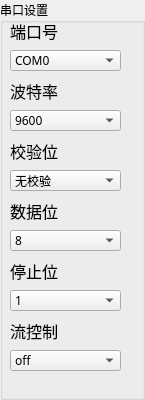
   <widget class="QGroupBox" name="PortSettingsGB">
    <property name="geometry">
     <rect>
      <x>9</x>
      <y>9</y>
      <width>145</width>
      <height>400</height>
     </rect>
    </property>
    <property name="minimumSize">
     <size>
      <width>145</width>
      <height>400</height>
     </size>
    </property>
    <property name="maximumSize">
     <size>
      <width>146</width>
      <height>450</height>
     </size>
    </property>
    <property name="font">
     <font>
      <family>微软雅黑</family>
     </font>
    </property>
    <property name="title">
     <string>串口设置</string>
    </property>
    <widget class="QComboBox" name="FlowCtrlCB">
     <property name="geometry">
      <rect>
       <x>10</x>
       <y>350</y>
       <width>111</width>
       <height>21</height>
      </rect>
     </property>
     <property name="statusTip">
      <string>Select flowctrl</string>
     </property>
     <item>
      <property name="text">
       <string>off</string>
      </property>
     </item>
     <item>
      <property name="text">
       <string>hardware</string>
      </property>
     </item>
     <item>
      <property name="text">
       <string>xonxoff</string>
      </property>
     </item>
    </widget>
    <widget class="QLabel" name="FlowCtrlLabel">
     <property name="geometry">
      <rect>
       <x>10</x>
       <y>320</y>
       <width>54</width>
       <height>21</height>
      </rect>
     </property>
     <property name="font">
      <font>
       <family>微软雅黑</family>
       <pointsize>12</pointsize>
      </font>
     </property>
     <property name="text">
      <string>流控制</string>
     </property>
    </widget>
    <widget class="QLabel" name="StopBitsLabel">
     <property name="geometry">
      <rect>
       <x>10</x>
       <y>260</y>
       <width>54</width>
       <height>21</height>
      </rect>
     </property>
     <property name="font">
      <font>
       <family>微软雅黑</family>
       <pointsize>12</pointsize>
      </font>
     </property>
     <property name="text">
      <string>停止位</string>
     </property>
    </widget>
    <widget class="QComboBox" name="DataBitsCB">
     <property name="geometry">
      <rect>
       <x>10</x>
       <y>230</y>
       <width>111</width>
       <height>21</height>
      </rect>
     </property>
     <property name="statusTip">
      <string>Select databits</string>
     </property>
     <item>
      <property name="text">
       <string>8</string>
      </property>
     </item>
     <item>
      <property name="text">
       <string>7</string>
      </property>
     </item>
     <item>
      <property name="text">
       <string>6</string>
      </property>
     </item>
     <item>
      <property name="text">
       <string>5</string>
      </property>
     </item>
    </widget>
    <widget class="QComboBox" name="StopBitsCB">
     <property name="geometry">
      <rect>
       <x>10</x>
       <y>290</y>
       <width>111</width>
       <height>21</height>
      </rect>
     </property>
     <property name="statusTip">
      <string>Select stopbits</string>
     </property>
     <item>
      <property name="text">
       <string>1</string>
      </property>
     </item>
     <item>
      <property name="text">
       <string>1.5</string>
      </property>
     </item>
     <item>
      <property name="text">
       <string>2</string>
      </property>
     </item>
    </widget>
    <widget class="QLabel" name="DataBitsLabel">
     <property name="geometry">
      <rect>
       <x>10</x>
       <y>200</y>
       <width>54</width>
       <height>21</height>
      </rect>
     </property>
     <property name="font">
      <font>
       <family>微软雅黑</family>
       <pointsize>12</pointsize>
      </font>
     </property>
     <property name="text">
      <string>数据位</string>
     </property>
    </widget>
    <widget class="QLabel" name="ParityLabel">
     <property name="geometry">
      <rect>
       <x>10</x>
       <y>140</y>
       <width>54</width>
       <height>21</height>
      </rect>
     </property>
     <property name="font">
      <font>
       <family>微软雅黑</family>
       <pointsize>12</pointsize>
      </font>
     </property>
     <property name="text">
      <string>校验位</string>
     </property>
    </widget>
    <widget class="QComboBox" name="ParityCB">
     <property name="geometry">
      <rect>
       <x>10</x>
       <y>170</y>
       <width>111</width>
       <height>21</height>
      </rect>
     </property>
     <property name="statusTip">
      <string>Select parity</string>
     </property>
     <item>
      <property name="text">
       <string>无校验</string>
      </property>
     </item>
     <item>
      <property name="text">
       <string>奇校验</string>
      </property>
     </item>
     <item>
      <property name="text">
       <string>偶校验</string>
      </property>
     </item>
    </widget>
    <widget class="QComboBox" name="BAUDCB">
     <property name="geometry">
      <rect>
       <x>10</x>
       <y>110</y>
       <width>111</width>
       <height>21</height>
      </rect>
     </property>
     <property name="statusTip">
      <string>Select baudrate</string>
     </property>
     <item>
      <property name="text">
       <string>9600</string>
      </property>
     </item>
     <item>
      <property name="text">
       <string>115200</string>
      </property>
     </item>
     <item>
      <property name="text">
       <string>57600</string>
      </property>
     </item>
     <item>
      <property name="text">
       <string>38400</string>
      </property>
     </item>
     <item>
      <property name="text">
       <string>19200</string>
      </property>
     </item>
     <item>
      <property name="text">
       <string>4800</string>
      </property>
     </item>
     <item>
      <property name="text">
       <string>2400</string>
      </property>
     </item>
     <item>
      <property name="text">
       <string>1200</string>
      </property>
     </item>
    </widget>
    <widget class="QLabel" name="BaudLabel">
     <property name="geometry">
      <rect>
       <x>10</x>
       <y>80</y>
       <width>54</width>
       <height>21</height>
      </rect>
     </property>
     <property name="font">
      <font>
       <family>微软雅黑</family>
       <pointsize>12</pointsize>
      </font>
     </property>
     <property name="text">
      <string>波特率</string>
     </property>
    </widget>
    <widget class="QLabel" name="COMLabel">
     <property name="geometry">
      <rect>
       <x>10</x>
       <y>20</y>
       <width>54</width>
       <height>21</height>
      </rect>
     </property>
     <property name="font">
      <font>
       <family>微软雅黑</family>
       <pointsize>12</pointsize>
      </font>
     </property>
     <property name="text">
      <string>端口号</string>
     </property>
    </widget>
    <widget class="QComboBox" name="COMCB">
     <property name="geometry">
      <rect>
       <x>10</x>
       <y>50</y>
       <width>111</width>
       <height>21</height>
      </rect>
     </property>
     <property name="statusTip">
      <string>Select port </string>
     </property>
     <item>
      <property name="text">
       <string>COM0</string>
      </property>
     </item>
     <item>
      <property name="text">
       <string>COM1</string>
      </property>
     </item>
     <item>
      <property name="text">
       <string>COM2</string>
      </property>
     </item>
     <item>
      <property name="text">
       <string>COM3</string>
      </property>
     </item>
     <item>
      <property name="text">
       <string>COM4</string>
      </property>
     </item>
     <item>
      <property name="text">
       <string>COM5</string>
      </property>
     </item>
     <item>
      <property name="text">
       <string>COM6</string>
      </property>
     </item>
     <item>
      <property name="text">
       <string>COM7</string>
      </property>
     </item>
     <item>
      <property name="text">
       <string>COM8</string>
      </property>
     </item>
     <item>
      <property name="text">
       <string>COM9</string>
      </property>
     </item>
     <item>
      <property name="text">
       <string>COM10</string>
      </property>
     </item>
     <item>
      <property name="text">
       <string>COM11</string>
      </property>
     </item>
     <item>
      <property name="text">
       <string>COM12</string>
      </property>
     </item>
     <item>
      <property name="text">
       <string>COM13</string>
      </property>
     </item>
     <item>
      <property name="text">
       <string>COM14</string>
      </property>
     </item>
     <item>
      <property name="text">
       <string>COM15</string>
      </property>
     </item>
     <item>
      <property name="text">
       <string>COM16</string>
      </property>
     </item>
     <item>
      <property name="text">
       <string>COM17</string>
      </property>
     </item>
     <item>
      <property name="text">
       <string>COM18</string>
      </property>
     </item>
     <item>
      <property name="text">
       <string>COM19</string>
      </property>
     </item>
     <item>
      <property name="text">
       <string>COM20</string>
      </property>
     </item>
     <item>
      <property name="text">
       <string>COM21</string>
      </property>
     </item>
     <item>
      <property name="text">
       <string>COM22</string>
      </property>
     </item>
     <item>
      <property name="text">
       <string>COM23</string>
      </property>
     </item>
     <item>
      <property name="text">
       <string>COM24</string>
      </property>
     </item>
     <item>
      <property name="text">
       <string>COM25</string>
      </property>
     </item>
     <item>
      <property name="text">
       <string>COM26</string>
      </property>
     </item>
     <item>
      <property name="text">
       <string>COM27</string>
      </property>
     </item>
     <item>
      <property name="text">
       <string>COM28</string>
      </property>
     </item>
     <item>
      <property name="text">
       <string>COM29</string>
      </property>
     </item>
     <item>
      <property name="text">
       <string>COM30</string>
      </property>
     </item>
     <item>
      <property name="text">
       <string>COM31</string>
      </property>
     </item>
     <item>
      <property name="text">
       <string>COM32</string>
      </property>
     </item>
     <item>
      <property name="text">
       <string>COM33</string>
      </property>
     </item>
     <item>
      <property name="text">
       <string>COM34</string>
      </property>
     </item>
     <item>
      <property name="text">
       <string>COM35</string>
      </property>
     </item>
     <item>
      <property name="text">
       <string>COM36</string>
      </property>
     </item>
     <item>
      <property name="text">
       <string>COM37</string>
      </property>
     </item>
     <item>
      <property name="text">
       <string>COM38</string>
      </property>
     </item>
     <item>
      <property name="text">
       <string>COM39</string>
      </property>
     </item>
     <item>
      <property name="text">
       <string>COM40</string>
      </property>
     </item>
     <item>
      <property name="text">
       <string>COM41</string>
      </property>
     </item>
     <item>
      <property name="text">
       <string>COM42</string>
      </property>
     </item>
     <item>
      <property name="text">
       <string>COM43</string>
      </property>
     </item>
     <item>
      <property name="text">
       <string>COM44</string>
      </property>
     </item>
     <item>
      <property name="text">
       <string>COM45</string>
      </property>
     </item>
     <item>
      <property name="text">
       <string>COM46</string>
      </property>
     </item>
     <item>
      <property name="text">
       <string>COM47</string>
      </property>
     </item>
     <item>
      <property name="text">
       <string>COM48</string>
      </property>
     </item>
     <item>
      <property name="text">
       <string>COM49</string>
      </property>
     </item>
     <item>
      <property name="text">
       <string>COM50</string>
      </property>
     </item>
     <item>
      <property name="text">
       <string>COM51</string>
      </property>
     </item>
     <item>
      <property name="text">
       <string>COM52</string>
      </property>
     </item>
     <item>
      <property name="text">
       <string>COM53</string>
      </property>
     </item>
     <item>
      <property name="text">
       <string>COM54</string>
      </property>
     </item>
     <item>
      <property name="text">
       <string>COM55</string>
      </property>
     </item>
     <item>
      <property name="text">
       <string>COM56</string>
      </property>
     </item>
     <item>
      <property name="text">
       <string>COM57</string>
      </property>
     </item>
     <item>
      <property name="text">
       <string>COM58</string>
      </property>
     </item>
     <item>
      <property name="text">
       <string>COM59</string>
      </property>
     </item>
     <item>
      <property name="text">
       <string>COM60</string>
      </property>
     </item>
     <item>
      <property name="text">
       <string>COM61</string>
      </property>
     </item>
     <item>
      <property name="text">
       <string>COM62</string>
      </property>
     </item>
     <item>
      <property name="text">
       <string>COM63</string>
      </property>
     </item>
     <item>
      <property name="text">
       <string>COM64</string>
      </property>
     </item>
     <item>
      <property name="text">
       <string>COM65</string>
      </property>
     </item>
     <item>
      <property name="text">
       <string>COM66</string>
      </property>
     </item>
     <item>
      <property name="text">
       <string>COM67</string>
      </property>
     </item>
     <item>
      <property name="text">
       <string>COM68</string>
      </property>
     </item>
     <item>
      <property name="text">
       <string>COM69</string>
      </property>
     </item>
     <item>
      <property name="text">
       <string>COM70</string>
      </property>
     </item>
     <item>
      <property name="text">
       <string>COM71</string>
      </property>
     </item>
     <item>
      <property name="text">
       <string>COM72</string>
      </property>
     </item>
     <item>
      <property name="text">
       <string>COM73</string>
      </property>
     </item>
     <item>
      <property name="text">
       <string>COM74</string>
      </property>
     </item>
     <item>
      <property name="text">
       <string>COM75</string>
      </property>
     </item>
     <item>
      <property name="text">
       <string>COM76</string>
      </property>
     </item>
     <item>
      <property name="text">
       <string>COM77</string>
      </property>
     </item>
     <item>
      <property name="text">
       <string>COM78</string>
      </property>
     </item>
     <item>
      <property name="text">
       <string>COM79</string>
      </property>
     </item>
     <item>
      <property name="text">
       <string>COM80</string>
      </property>
     </item>
     <item>
      <property name="text">
       <string>COM81</string>
      </property>
     </item>
     <item>
      <property name="text">
       <string>COM82</string>
      </property>
     </item>
     <item>
      <property name="text">
       <string>COM83</string>
      </property>
     </item>
     <item>
      <property name="text">
       <string>COM84</string>
      </property>
     </item>
     <item>
      <property name="text">
       <string>COM85</string>
      </property>
     </item>
     <item>
      <property name="text">
       <string>COM86</string>
      </property>
     </item>
     <item>
      <property name="text">
       <string>COM87</string>
      </property>
     </item>
     <item>
      <property name="text">
       <string>COM88</string>
      </property>
     </item>
     <item>
      <property name="text">
       <string>COM89</string>
      </property>
     </item>
     <item>
      <property name="text">
       <string>COM90</string>
      </property>
     </item>
     <item>
      <property name="text">
       <string>COM91</string>
      </property>
     </item>
     <item>
      <property name="text">
       <string>COM92</string>
      </property>
     </item>
     <item>
      <property name="text">
       <string>COM93</string>
      </property>
     </item>
     <item>
      <property name="text">
       <string>COM93</string>
      </property>
     </item>
     <item>
      <property name="text">
       <string>COM95</string>
      </property>
     </item>
     <item>
      <property name="text">
       <string>COM96</string>
      </property>
     </item>
     <item>
      <property name="text">
       <string>COM97</string>
      </property>
     </item>
     <item>
      <property name="text">
       <string>COM98</string>
      </property>
     </item>
     <item>
      <property name="text">
       <string>COM99</string>
      </property>
     </item>
     <item>
      <property name="text">
       <string>COM100</string>
      </property>
     </item>
     <item>
      <property name="text">
       <string>COM101</string>
      </property>
     </item>
     <item>
      <property name="text">
       <string>COM102</string>
      </property>
     </item>
     <item>
      <property name="text">
       <string>COM103</string>
      </property>
     </item>
     <item>
      <property name="text">
       <string>COM104</string>
      </property>
     </item>
     <item>
      <property name="text">
       <string>COM105</string>
      </property>
     </item>
     <item>
      <property name="text">
       <string>COM106</string>
      </property>
     </item>
     <item>
      <property name="text">
       <string>COM107</string>
      </property>
     </item>
     <item>
      <property name="text">
       <string>COM108</string>
      </property>
     </item>
     <item>
      <property name="text">
       <string>COM109</string>
      </property>
     </item>
     <item>
      <property name="text">
       <string>COM110</string>
      </property>
     </item>
     <item>
      <property name="text">
       <string>COM111</string>
      </property>
     </item>
     <item>
      <property name="text">
       <string>COM112</string>
      </property>
     </item>
     <item>
      <property name="text">
       <string>COM113</string>
      </property>
     </item>
     <item>
      <property name="text">
       <string>COM114</string>
      </property>
     </item>
     <item>
      <property name="text">
       <string>COM115</string>
      </property>
     </item>
     <item>
      <property name="text">
       <string>COM116</string>
      </property>
     </item>
     <item>
      <property name="text">
       <string>COM116</string>
      </property>
     </item>
     <item>
      <property name="text">
       <string>COM117</string>
      </property>
     </item>
     <item>
      <property name="text">
       <string>COM118</string>
      </property>
     </item>
     <item>
      <property name="text">
       <string>COM119</string>
      </property>
     </item>
     <item>
      <property name="text">
       <string>COM120</string>
      </property>
     </item>
     <item>
      <property name="text">
       <string>COM121</string>
      </property>
     </item>
     <item>
      <property name="text">
       <string>COM122</string>
      </property>
     </item>
     <item>
      <property name="text">
       <string>COM123</string>
      </property>
     </item>
     <item>
      <property name="text">
       <string>COM124</string>
      </property>
     </item>
     <item>
      <property name="text">
       <string>COM125</string>
      </property>
     </item>
     <item>
      <property name="text">
       <string>COM126</string>
      </property>
     </item>
     <item>
      <property name="text">
       <string>COM127</string>
      </property>
     </item>
     <item>
      <property name="text">
       <string>COM128</string>
      </property>
     </item>
     <item>
      <property name="text">
       <string>COM129</string>
      </property>
     </item>
     <item>
      <property name="text">
       <string>COM130</string>
      </property>
     </item>
     <item>
      <property name="text">
       <string>COM131</string>
      </property>
     </item>
     <item>
      <property name="text">
       <string>COM132</string>
      </property>
     </item>
     <item>
      <property name="text">
       <string>COM133</string>
      </property>
     </item>
     <item>
      <property name="text">
       <string>COM134</string>
      </property>
     </item>
     <item>
      <property name="text">
       <string>COM135</string>
      </property>
     </item>
     <item>
      <property name="text">
       <string>COM136</string>
      </property>
     </item>
     <item>
      <property name="text">
       <string>COM137</string>
      </property>
     </item>
     <item>
      <property name="text">
       <string>COM138</string>
      </property>
     </item>
     <item>
      <property name="text">
       <string>COM139</string>
      </property>
     </item>
     <item>
      <property name="text">
       <string>COM140</string>
      </property>
     </item>
     <item>
      <property name="text">
       <string>COM141</string>
      </property>
     </item>
     <item>
      <property name="text">
       <string>COM142</string>
      </property>
     </item>
     <item>
      <property name="text">
       <string>COM143</string>
      </property>
     </item>
     <item>
      <property name="text">
       <string>COM144</string>
      </property>
     </item>
     <item>
      <property name="text">
       <string>COM145</string>
      </property>
     </item>
     <item>
      <property name="text">
       <string>COM146</string>
      </property>
     </item>
     <item>
      <property name="text">
       <string>COM147</string>
      </property>
     </item>
     <item>
      <property name="text">
       <string>COM148</string>
      </property>
     </item>
     <item>
      <property name="text">
       <string>COM149</string>
      </property>
     </item>
     <item>
      <property name="text">
       <string>COM150</string>
      </property>
     </item>
     <item>
      <property name="text">
       <string>COM151</string>
      </property>
     </item>
     <item>
      <property name="text">
       <string>COM152</string>
      </property>
     </item>
     <item>
      <property name="text">
       <string>COM153</string>
      </property>
     </item>
     <item>
      <property name="text">
       <string>COM154</string>
      </property>
     </item>
     <item>
      <property name="text">
       <string>COM155</string>
      </property>
     </item>
     <item>
      <property name="text">
       <string>COM156</string>
      </property>
     </item>
     <item>
      <property name="text">
       <string>COM157</string>
      </property>
     </item>
     <item>
      <property name="text">
       <string>COM158</string>
      </property>
     </item>
     <item>
      <property name="text">
       <string>COM159</string>
      </property>
     </item>
     <item>
      <property name="text">
       <string>COM160</string>
      </property>
     </item>
     <item>
      <property name="text">
       <string>COM161</string>
      </property>
     </item>
     <item>
      <property name="text">
       <string>COM162</string>
      </property>
     </item>
     <item>
      <property name="text">
       <string>COM163</string>
      </property>
     </item>
     <item>
      <property name="text">
       <string>COM164</string>
      </property>
     </item>
     <item>
      <property name="text">
       <string>COM165</string>
      </property>
     </item>
     <item>
      <property name="text">
       <string>COM166</string>
      </property>
     </item>
     <item>
      <property name="text">
       <string>COM167</string>
      </property>
     </item>
     <item>
      <property name="text">
       <string>COM168</string>
      </property>
     </item>
     <item>
      <property name="text">
       <string>COM169</string>
      </property>
     </item>
     <item>
      <property name="text">
       <string>COM170</string>
      </property>
     </item>
     <item>
      <property name="text">
       <string>COM171</string>
      </property>
     </item>
     <item>
      <property name="text">
       <string>COM172</string>
      </property>
     </item>
     <item>
      <property name="text">
       <string>COM173</string>
      </property>
     </item>
     <item>
      <property name="text">
       <string>COM174</string>
      </property>
     </item>
     <item>
      <property name="text">
       <string>COM175</string>
      </property>
     </item>
     <item>
      <property name="text">
       <string>COM176</string>
      </property>
     </item>
     <item>
      <property name="text">
       <string>COM177</string>
      </property>
     </item>
     <item>
      <property name="text">
       <string>COM178</string>
      </property>
     </item>
     <item>
      <property name="text">
       <string>COM179</string>
      </property>
     </item>
     <item>
      <property name="text">
       <string>COM180</string>
      </property>
     </item>
     <item>
      <property name="text">
       <string>COM181</string>
      </property>
     </item>
     <item>
      <property name="text">
       <string>COM182</string>
      </property>
     </item>
     <item>
      <property name="text">
       <string>COM183</string>
      </property>
     </item>
     <item>
      <property name="text">
       <string>COM185</string>
      </property>
     </item>
     <item>
      <property name="text">
       <string>COM186</string>
      </property>
     </item>
     <item>
      <property name="text">
       <string>COM187</string>
      </property>
     </item>
     <item>
      <property name="text">
       <string>COM189</string>
      </property>
     </item>
     <item>
      <property name="text">
       <string>COM190</string>
      </property>
     </item>
     <item>
      <property name="text">
       <string>COM191</string>
      </property>
     </item>
     <item>
      <property name="text">
       <string>COM192</string>
      </property>
     </item>
     <item>
      <property name="text">
       <string>COM193</string>
      </property>
     </item>
     <item>
      <property name="text">
       <string>COM194</string>
      </property>
     </item>
     <item>
      <property name="text">
       <string>COM195</string>
      </property>
     </item>
     <item>
      <property name="text">
       <string>COM196</string>
      </property>
     </item>
     <item>
      <property name="text">
       <string>COM197</string>
      </property>
     </item>
     <item>
      <property name="text">
       <string>COM198</string>
      </property>
     </item>
     <item>
      <property name="text">
       <string>COM199</string>
      </property>
     </item>
     <item>
      <property name="text">
       <string>COM200</string>
      </property>
     </item>
     <item>
      <property name="text">
       <string>COM201</string>
      </property>
     </item>
     <item>
      <property name="text">
       <string>COM202</string>
      </property>
     </item>
     <item>
      <property name="text">
       <string>COM203</string>
      </property>
     </item>
     <item>
      <property name="text">
       <string>COM204</string>
      </property>
     </item>
     <item>
      <property name="text">
       <string>COM205</string>
      </property>
     </item>
     <item>
      <property name="text">
       <string>COM206</string>
      </property>
     </item>
     <item>
      <property name="text">
       <string>COM207</string>
      </property>
     </item>
     <item>
      <property name="text">
       <string>COM208</string>
      </property>
     </item>
     <item>
      <property name="text">
       <string>COM209</string>
      </property>
     </item>
     <item>
      <property name="text">
       <string>COM210</string>
      </property>
     </item>
     <item>
      <property name="text">
       <string>COM211</string>
      </property>
     </item>
     <item>
      <property name="text">
       <string>COM212</string>
      </property>
     </item>
     <item>
      <property name="text">
       <string>COM213</string>
      </property>
     </item>
     <item>
      <property name="text">
       <string>COM214</string>
      </property>
     </item>
     <item>
      <property name="text">
       <string>COM215</string>
      </property>
     </item>
     <item>
      <property name="text">
       <string>COM216</string>
      </property>
     </item>
     <item>
      <property name="text">
       <string>COM217</string>
      </property>
     </item>
     <item>
      <property name="text">
       <string>COM218</string>
      </property>
     </item>
     <item>
      <property name="text">
       <string>COM219</string>
      </property>
     </item>
     <item>
      <property name="text">
       <string>COM220</string>
      </property>
     </item>
     <item>
      <property name="text">
       <string>COM221</string>
      </property>
     </item>
     <item>
      <property name="text">
       <string>COM222</string>
      </property>
     </item>
     <item>
      <property name="text">
       <string>COM223</string>
      </property>
     </item>
     <item>
      <property name="text">
       <string>COM224</string>
      </property>
     </item>
     <item>
      <property name="text">
       <string>COM225</string>
      </property>
     </item>
     <item>
      <property name="text">
       <string>COM226</string>
      </property>
     </item>
     <item>
      <property name="text">
       <string>COM227</string>
      </property>
     </item>
     <item>
      <property name="text">
       <string>COM228</string>
      </property>
     </item>
     <item>
      <property name="text">
       <string>COM229</string>
      </property>
     </item>
     <item>
      <property name="text">
       <string>COM230</string>
      </property>
     </item>
     <item>
      <property name="text">
       <string>COM231</string>
      </property>
     </item>
     <item>
      <property name="text">
       <string>COM232</string>
      </property>
     </item>
     <item>
      <property name="text">
       <string>COM233</string>
      </property>
     </item>
     <item>
      <property name="text">
       <string>COM234</string>
      </property>
     </item>
     <item>
      <property name="text">
       <string>COM235</string>
      </property>
     </item>
     <item>
      <property name="text">
       <string>COM236</string>
      </property>
     </item>
     <item>
      <property name="text">
       <string>COM237</string>
      </property>
     </item>
     <item>
      <property name="text">
       <string>COM238</string>
      </property>
     </item>
     <item>
      <property name="text">
       <string>COM239</string>
      </property>
     </item>
     <item>
      <property name="text">
       <string>COM240</string>
      </property>
     </item>
     <item>
      <property name="text">
       <string>COM241</string>
      </property>
     </item>
     <item>
      <property name="text">
       <string>COM242</string>
      </property>
     </item>
     <item>
      <property name="text">
       <string>COM243</string>
      </property>
     </item>
     <item>
      <property name="text">
       <string>COM244</string>
      </property>
     </item>
     <item>
      <property name="text">
       <string>COM245</string>
      </property>
     </item>
     <item>
      <property name="text">
       <string>COM246</string>
      </property>
     </item>
     <item>
      <property name="text">
       <string>COM247</string>
      </property>
     </item>
     <item>
      <property name="text">
       <string>COM248</string>
      </property>
     </item>
     <item>
      <property name="text">
       <string>COM249</string>
      </property>
     </item>
     <item>
      <property name="text">
       <string>COM250</string>
      </property>
     </item>
     <item>
      <property name="text">
       <string>COM251</string>
      </property>
     </item>
     <item>
      <property name="text">
       <string>COM252</string>
      </property>
     </item>
     <item>
      <property name="text">
       <string>COM253</string>
      </property>
     </item>
     <item>
      <property name="text">
       <string>COM254</string>
      </property>
     </item>
     <item>
      <property name="text">
       <string>COM255</string>
      </property>
     </item>
    </widget>
   </widget>
